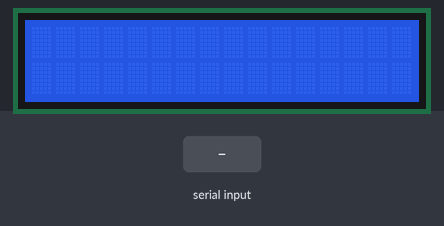
A sketch run on a simulated Arduino Uno, built with avr-gcc and run on an emulated ATmega328P. On the bench: 16×2 character LCD. The test bench sets the inputs (shaded band). What the sketch prints to the serial monitor is not drawn.

Above: at 1.2 s.
1.3 s: "[" received over Serial
At 2.2 s:
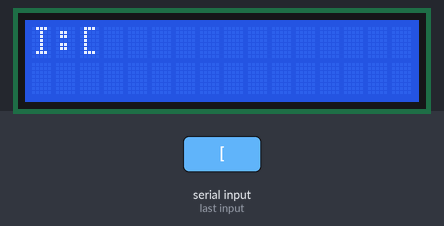
2.8 s: "[" received over the second serial link
At 3.2 s:
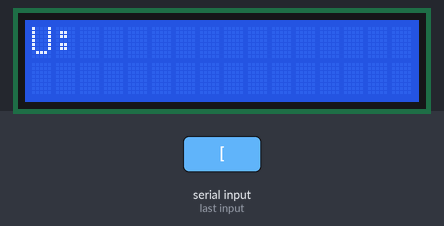
4.3 s: "[" received over Serial
At 5.5 s:
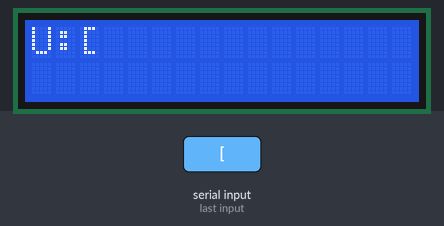
5.8 s: "[" received over Serial
At 6.6 s:
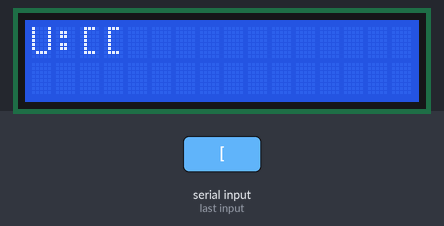
7.3 s: "1" received over the second serial link
At 7.7 s:
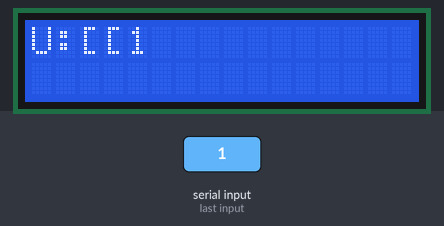
8.8 s: "[" received over Serial
At 10.1 s:
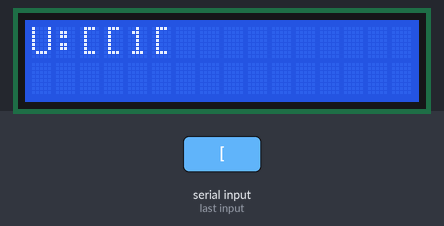
Timing chart, 0 to 11.3 s (numbered marks = the images above; inputs shaded):
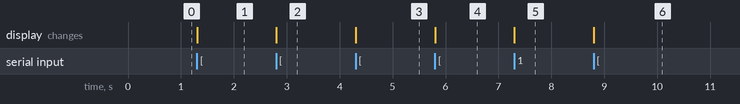

Measured:
- after the input at 1.3 s, the display: first changes at once (image 1 shows a later state)
- after the input at 2.8 s, the display: changes at once (image 2)
- after the input at 4.3 s, the display: changes at once (image 3)
- after the input at 5.8 s, the display: changes at once (image 4)
- after the input at 7.3 s, the display: changes at once (image 5)
- after the input at 8.8 s, the display: changes at once (image 6)

The sketch:

_20170531_bluetooth_connection.ino
```cpp
#include <SoftwareSerial.h>
#include <Wire.h>
#include <LiquidCrystal_I2C.h>

#define BT_RX 11 //HM10의 TX가 아두이노의 RX
#define BT_TX 13 //HM10의 RX가 아두이노의 TX.. 아두이노 기준으로 선언하는것임을 염두

LiquidCrystal_I2C lcd(0x3F,16,2);
SoftwareSerial BTSerial(BT_RX,BT_TX);

bool sC = false;

void setup()
{
  Serial.begin(9600);
  // set the data rate for the BT port
  BTSerial.begin(9600);
  lcd.init();
  lcd.backlight();
}

void loop()
{
  if( BTSerial.available() > 0 )
  { //RECEIVE
    char data = BTSerial.read();
    if( data == '[')
    {
      lcd.clear();
      lcd.print("U:");
      Serial.println();
    }
    else
    {
      lcd.print( data );
    }
    Serial.print( data );
  }

  if( Serial.available() )
  { //SEND
    char data;
    if( !sC )
    {
      data = '[';
      sC = true;
      lcd.clear();
      lcd.print("I:");
      Serial.println();
    }
    else
    {
      data = Serial.read();
      if( data == ' ' ) sC = false;
      else lcd.print( data );
    }

    BTSerial.write( data );
    Serial.print( data );
  }
}
```
